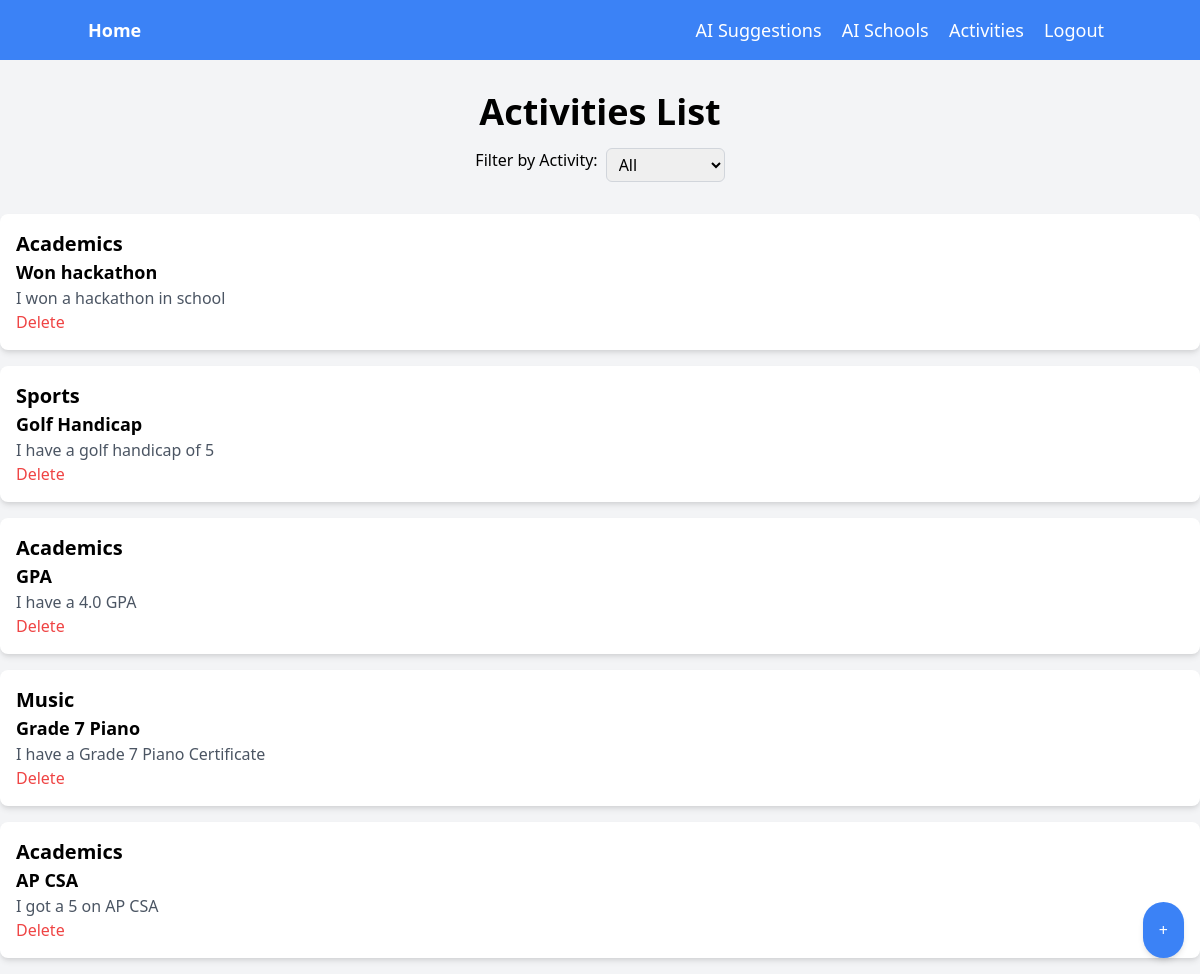
Screenshot of /activities (signed in) with the database file from the repository.
### tables this page shows
CREATE TABLE "Curious" (
	"category"	TEXT,
	"name"	TEXT,
	"description"	TEXT,
	"id"	INTEGER,
	PRIMARY KEY("id" AUTOINCREMENT)
);

### app.py (the view, shortened to what this page needs)
@app.route('/activities', methods=['GET', 'POST'])
def add_activity():
    try:
        username = session['UNAME']
    except:
        flash('You need to be logged in to access this page')
        return redirect('/login')
    lis = c.execute(f'SELECT * FROM {username}').fetchall()
    cats = sorted(list(set([i[0] for i in lis])))
    return render_template('activities.html', lis = lis, cats = cats)

### templates/activities.html (shortened to what this page needs)
<!DOCTYPE html>
<html>
<head>
    <link href="https://cdn.jsdelivr.net/npm/tailwindcss@2.2.19/dist/tailwind.min.css" rel="stylesheet">
</head>
<body class="bg-gray-100">
    <nav class="bg-blue-500 p-4">
        <div class="container mx-auto">
            <div class="flex justify-between">
                <a href="/" class="text-white text-lg font-bold">Home</a>
                <div>
                    <a href="/recommend-activity" class="text-white text-lg mx-2">AI Suggestions</a>
                    <a href="/recommend-schools" class="text-white text-lg mx-2">AI Schools</a>
                    <a href="/activities" class="text-white text-lg mx-2">Activities</a>
                    <a href="/logout" class="text-white text-lg mx-2">Logout</a>
                </div>
            </div>
        </div>
    </nav>
    <h1 class="text-4xl font-bold text-center mt-8">Activities List</h1>
    <div class="flex justify-center mt-4">
        <label for="activity-filter" class="mr-2">Filter by Activity:</label>
        <select id="activity-filter" class="px-2 py-1 border border-gray-300 rounded-md">
            <option value="all">All</option>
        </select>
    </div>
    <ul id="activities-list" class="mt-8">
        {% for item in lis %}
            <li class="bg-white shadow-md rounded-lg p-4 mb-4 activity-item">
                <h2 class="text-xl font-bold">{{ item[0] }}</h2>
                <h3 class="text-lg font-semibold">{{ item[1] }}</h3>
                <p class="text-gray-600">{{ item[2] }}</p>
                <a href="/delete-activity/{{ item[3] }}" class="text-red-500">Delete</a>
            </li>
        {% endfor %}
    </ul>
    <button id="new-activity-btn" class="fixed bottom-0 right-0 m-4 p-4 bg-blue-500 text-white rounded-full shadow-md">+</button>
</body>
</html>

### rows the page displays
Curious: category "Academics", name "Won hackathon", description "I won a hackathon in school"
Curious: category "Sports", name "Golf Handicap", description "I have a golf handicap of 5"
Curious: category "Academics", name "GPA", description "I have a 4.0 GPA"
Curious: category "Music", name "Grade 7 Piano", description "I have a Grade 7 Piano Certificate"
Curious: category "Academics", name "AP CSA", description "I got a 5 on AP CSA"
